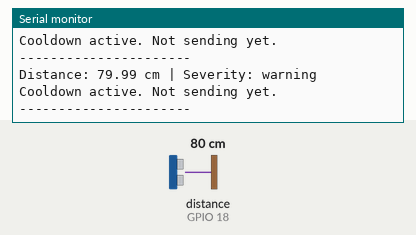
This sketch was run on a simulated ESP32. Parts: the last lines printed to the serial monitor. Wiring (inferred from the names in the program): ultrasonic range finder: trigger GPIO 5; echo GPIO 18. The inputs (shaded band) are chosen by the test bench; at power-on: distance to the obstacle (sensor on GPIO 18) 80 cm. The echo pulse lasts 58.3 µs per cm; WiFi joins after 1.5 s; servers stay silent unless stated; uploads are accepted with an empty reply.

Above: at 2.7 s.
2.8 s: distance to the obstacle (sensor on GPIO 18) set to 2 cm
At 3.19 s:
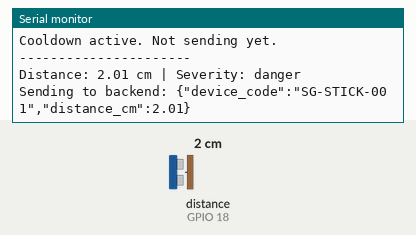
4.5 s: distance to the obstacle (sensor on GPIO 18) set to 120 cm
At 5.2 s:
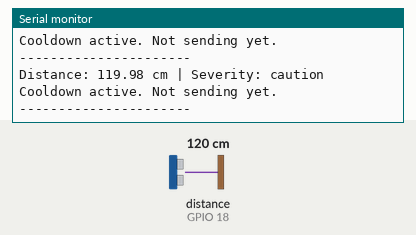
6.7 s: distance to the obstacle (sensor on GPIO 18) set to 250 cm
At 7.4 s:
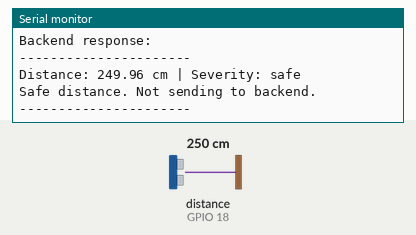

Measured:
- after the input at 2.8 s, the serial monitor: prints a new line after 0.23 s (image 1)
- after the input at 4.5 s, the serial monitor: prints a new line after 0.25 s (image 2)
- after the input at 6.7 s, the serial monitor: prints a new line after 0.30 s (image 3)

The sketch:

smartguide_iot_backend_test.ino
```cpp
#include <WiFi.h>
#include <HTTPClient.h>
#include <WiFiClientSecure.h>

#define TRIG_PIN 5
#define ECHO_PIN 18

// FINAL DEMO WIFI SETTINGS
// Put your phone hotspot name and password here before uploading.
// Do not push your real password to GitHub.
const char* WIFI_SSID = "smartguide";
const char* WIFI_PASSWORD = "123456789";

// Render backend URL
const char* BACKEND_URL = "https://smartguide-sj1d.onrender.com/iot/obstacle";

String DEVICE_CODE = "SG-STICK-001";

long duration;
float distanceCm;

unsigned long lastSendTime = 0;
const unsigned long sendCooldown = 3000; // Send at most once every 3 seconds

float readDistanceCm() {
  digitalWrite(TRIG_PIN, LOW);
  delayMicroseconds(2);

  digitalWrite(TRIG_PIN, HIGH);
  delayMicroseconds(10);
  digitalWrite(TRIG_PIN, LOW);

  duration = pulseIn(ECHO_PIN, HIGH, 30000);

  if (duration == 0) {
    return -1;
  }

  return duration * 0.0343 / 2;
}

String getSeverity(float distance) {
  if (distance <= 50) {
    return "danger";
  } else if (distance <= 100) {
    return "warning";
  } else if (distance <= 150) {
    return "caution";
  } else {
    return "safe";
  }
}

void sendObstacleEvent(float distance) {
  if (WiFi.status() != WL_CONNECTED) {
    Serial.println("WiFi not connected. Cannot send event.");
    return;
  }

  WiFiClientSecure client;
  client.setInsecure(); // Demo mode for HTTPS Render connection

  HTTPClient http;
  http.begin(client, BACKEND_URL);
  http.addHeader("Content-Type", "application/json");

  String jsonBody = "{";
  jsonBody += "\"device_code\":\"" + DEVICE_CODE + "\",";
  jsonBody += "\"distance_cm\":" + String(distance, 2);
  jsonBody += "}";

  Serial.print("Sending to backend: ");
  Serial.println(jsonBody);

  int httpResponseCode = http.POST(jsonBody);

  Serial.print("Backend response code: ");
  Serial.println(httpResponseCode);

  if (httpResponseCode > 0) {
    String response = http.getString();
    Serial.print("Backend response: ");
    Serial.println(response);
  } else {
    Serial.print("Error sending POST: ");
    Serial.println(http.errorToString(httpResponseCode));
  }

  http.end();
}

void setup() {
  Serial.begin(115200);

  pinMode(TRIG_PIN, OUTPUT);
  pinMode(ECHO_PIN, INPUT);

  Serial.println("SmartGuide ESP32 IoT Final Demo");
  Serial.println("Connecting to phone hotspot...");

  WiFi.begin(WIFI_SSID, WIFI_PASSWORD);

  while (WiFi.status() != WL_CONNECTED) {
    delay(500);
    Serial.print(".");
  }

  Serial.println();
  Serial.println("WiFi connected!");
  Serial.print("ESP32 IP address: ");
  Serial.println(WiFi.localIP());
}

void loop() {
  distanceCm = readDistanceCm();

  if (distanceCm == -1) {
    Serial.println("No echo detected.");
  } else {
    String severity = getSeverity(distanceCm);

    Serial.print("Distance: ");
    Serial.print(distanceCm);
    Serial.print(" cm | Severity: ");
    Serial.println(severity);

    if (distanceCm <= 150) {
      unsigned long currentTime = millis();

      if (currentTime - lastSendTime >= sendCooldown) {
        sendObstacleEvent(distanceCm);
        lastSendTime = currentTime;
      } else {
        Serial.println("Cooldown active. Not sending yet.");
      }
    } else {
      Serial.println("Safe distance. Not sending to backend.");
    }
  }

  Serial.println("----------------------");
  delay(500);
}
```
